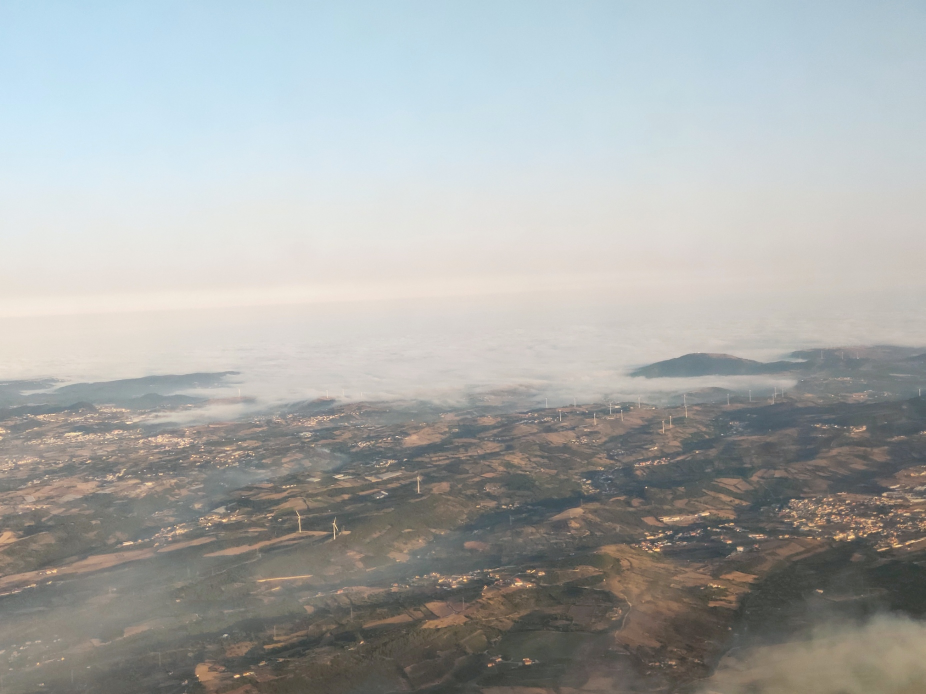
#> input picture dublin/airplane_1.jpg, 1851 x 1388 px (shown at 1/2 size); its folder holds 4 pictures in this run
$ python similarity.py
#> lines starting #> are read from the running program, lines starting #| are printed output that depends on the picture; long printed decimals are rounded
from itertools import product
from pathlib import Path

from PIL import Image, ImageChops


def summarise(img: Image.Image) -> Image.Image:
    """Summarise an image into a 16 x 16 image."""
    resized = img.resize((16, 16))
    return resized


def difference(img1: Image.Image, img2: Image.Image) -> float:
    """Find the difference between two images."""

    diff = ImageChops.difference(img1, img2)

    acc = 0
    width, height = diff.size
    for w, h in product(range(width), range(height)):
        r, g, b = diff.getpixel((w, h))
        acc += (r + g + b) / 3

    average_diff = acc / (width * height)
    normalised_diff = average_diff / 255
    return normalised_diff


def explore_directory(path: Path) -> None:
    """Find images in a directory and compare them all."""

    files = (
        list(path.glob("*.jpg")) + list(path.glob("*.jpeg")) + list(path.glob("*.png"))
    )
    diffs = {}

    summaries = [(file, summarise(Image.open(file))) for file in files]
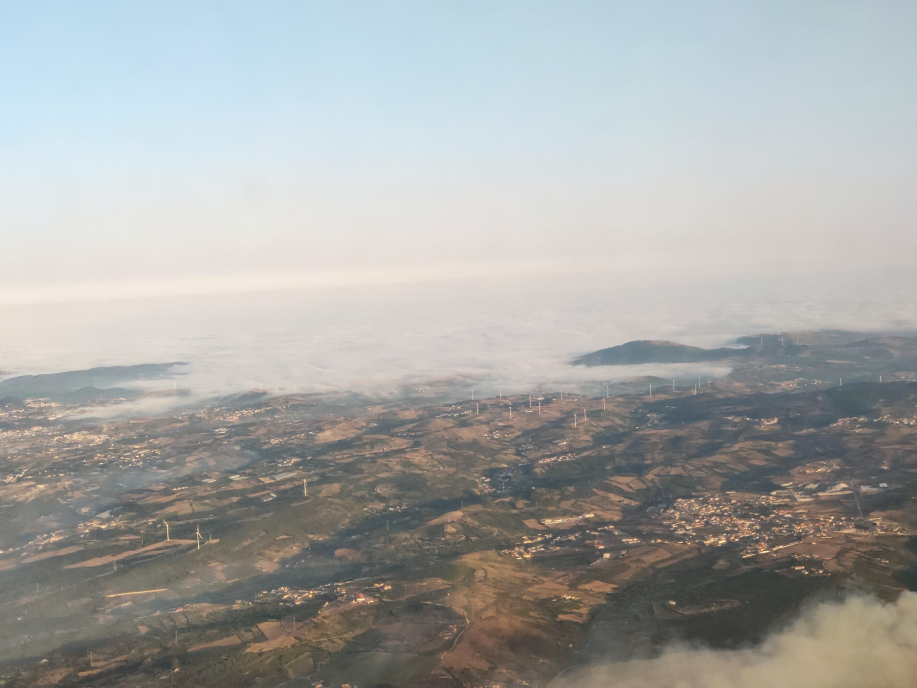
#> input picture dublin/airplane_2.jpg, 1834 x 1375 px (shown at 1/2 size)
#> in summarise (call 2), `resized = img.resize((16, 16))`:
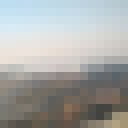
#> resized: PIL image 16x16 RGB (shown 8 times larger); mean R, G, B 166.5, 167.7, 165.6
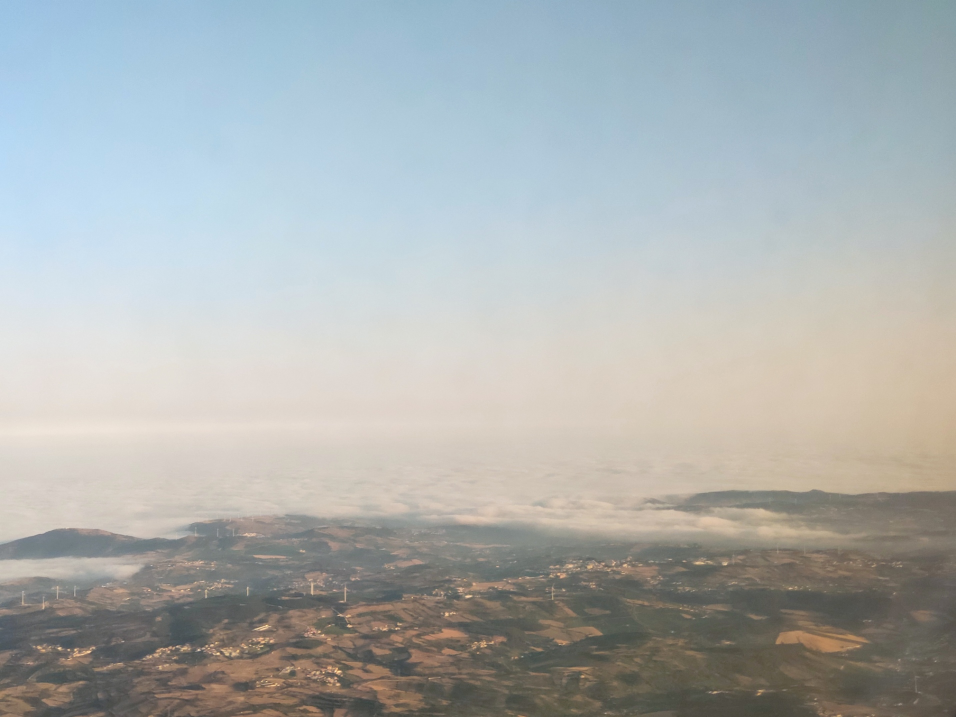
#> input picture dublin/airplane_3.jpg, 1912 x 1434 px (shown at 1/2 size)
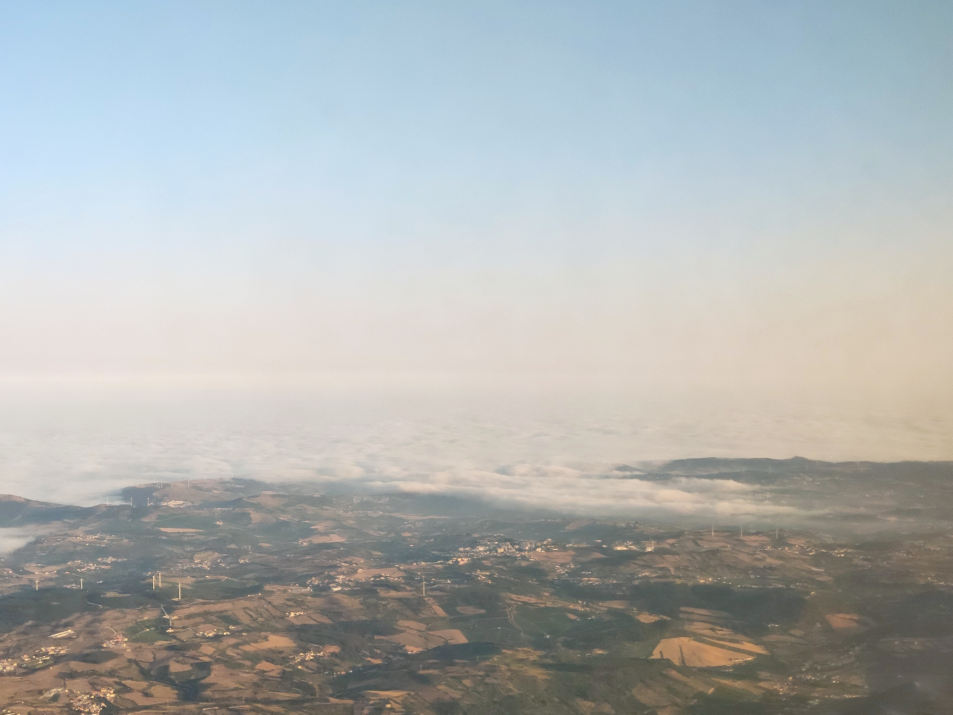
#> input picture dublin/airplane_4.jpg, 1905 x 1429 px (shown at 1/2 size)
#> in summarise (call 4), `resized = img.resize((16, 16))`:
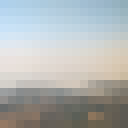
#> resized: PIL image 16x16 RGB (shown 8 times larger); mean R, G, B 175.6, 179.1, 178.4
#> summaries = 4 items

    for (f1, sum1), (f2, sum2) in product(summaries, repeat=2):
        key = tuple(sorted([str(f1), str(f2)]))
        if f1 == f2 or key in diffs:
            continue

        diff = difference(sum1, sum2)
        print(key, diff)
        diffs[key] = diff
#> this loop made 16 passes
#> diff on passes 2, 3, 4, 7, 8, 12: 0.025, 0.11, 0.0815, 0.119, 0.0928, 0.0387
#| ('dublin/airplane_1.jpg', 'dublin/airplane_2.jpg') 0.02504
#| ('dublin/airplane_1.jpg', 'dublin/airplane_3.jpg') 0.1099
#| ('dublin/airplane_1.jpg', 'dublin/airplane_4.jpg') 0.08153
#| ('dublin/airplane_2.jpg', 'dublin/airplane_3.jpg') 0.1189
#| ('dublin/airplane_2.jpg', 'dublin/airplane_4.jpg') 0.0928
#| ('dublin/airplane_3.jpg', 'dublin/airplane_4.jpg') 0.0387
#> pass 2, in difference, `diff = ImageChops.difference(img1, img2)`:
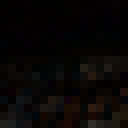
#> diff: PIL image 16x16 RGB (shown 8 times larger); mean R, G, B 8.3, 5.9, 4.9
#> pass 3, in difference (call 2), `diff = ImageChops.difference(img1, img2)`:
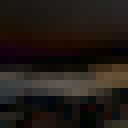
#> diff: PIL image 16x16 RGB (shown 8 times larger); mean R, G, B 34.2, 27.4, 22.5
#> after the loop, diffs = 6 items

    print()
    print("Near-duplicates found:")
    print("======================")
    for key, diff in diffs.items():
        if diff < 0.07:
            print(key)
#> this loop made 6 passes
#> diff on passes 1 to 6: 0.025, 0.11, 0.0815, 0.119, 0.0928, 0.0387
#| ('dublin/airplane_1.jpg', 'dublin/airplane_2.jpg')
#| ('dublin/airplane_3.jpg', 'dublin/airplane_4.jpg')


if __name__ == "__main__":
    explore_directory(Path("dublin"))
